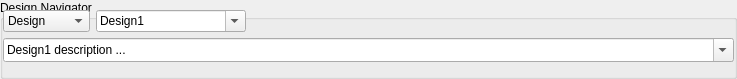
      <widget class="QGroupBox" name="dnGroup">
       <property name="minimumSize">
        <size>
         <width>0</width>
         <height>69</height>
        </size>
       </property>
       <property name="maximumSize">
        <size>
         <width>737</width>
         <height>16777215</height>
        </size>
       </property>
       <property name="autoFillBackground">
        <bool>true</bool>
       </property>
       <property name="title">
        <string>Design Navigator</string>
       </property>
       <widget class="QWidget" name="navLayoutWidget">
        <property name="geometry">
         <rect>
          <x>3</x>
          <y>10</y>
          <width>731</width>
          <height>60</height>
         </rect>
        </property>
        <layout class="QVBoxLayout" name="verticalLayout">
         <property name="sizeConstraint">
          <enum>QLayout::SetMaximumSize</enum>
         </property>
         <item>
          <layout class="QHBoxLayout" name="horizontalLayout">
           <item>
            <widget class="QComboBox" name="dnModeCombo">
             <property name="sizePolicy">
              <sizepolicy hsizetype="Fixed" vsizetype="Fixed">
               <horstretch>0</horstretch>
               <verstretch>0</verstretch>
              </sizepolicy>
             </property>
             <item>
              <property name="text">
               <string>Design</string>
              </property>
             </item>
             <item>
              <property name="text">
               <string>Analysis</string>
              </property>
             </item>
             <item>
              <property name="text">
               <string>Simulation</string>
              </property>
             </item>
            </widget>
           </item>
           <item>
            <widget class="QComboBox" name="dnNameCombo">
             <property name="sizePolicy">
              <sizepolicy hsizetype="Fixed" vsizetype="Fixed">
               <horstretch>0</horstretch>
               <verstretch>0</verstretch>
              </sizepolicy>
             </property>
             <property name="minimumSize">
              <size>
               <width>150</width>
               <height>0</height>
              </size>
             </property>
             <property name="toolTip">
              <string>Press enter to confirm</string>
             </property>
             <property name="layoutDirection">
              <enum>Qt::LeftToRight</enum>
             </property>
             <property name="autoFillBackground">
              <bool>true</bool>
             </property>
             <property name="editable">
              <bool>true</bool>
             </property>
             <property name="insertPolicy">
              <enum>QComboBox::InsertAtCurrent</enum>
             </property>
             <property name="sizeAdjustPolicy">
              <enum>QComboBox::AdjustToContentsOnFirstShow</enum>
             </property>
             <item>
              <property name="text">
               <string>Design1</string>
              </property>
             </item>
            </widget>
           </item>
           <item>
            <spacer name="horizontalSpacer_38">
             <property name="orientation">
              <enum>Qt::Horizontal</enum>
             </property>
             <property name="sizeHint" stdset="0">
              <size>
               <width>40</width>
               <height>20</height>
              </size>
             </property>
            </spacer>
           </item>
          </layout>
         </item>
         <item>
          <widget class="QComboBox" name="dnDescCombo">
           <property name="contextMenuPolicy">
            <enum>Qt::DefaultContextMenu</enum>
           </property>
           <property name="editable">
            <bool>true</bool>
           </property>
           <property name="insertPolicy">
            <enum>QComboBox::InsertAtCurrent</enum>
           </property>
           <property name="sizeAdjustPolicy">
            <enum>QComboBox::AdjustToMinimumContentsLengthWithIcon</enum>
           </property>
           <item>
            <property name="text">
             <string>Design1 description ...</string>
            </property>
           </item>
          </widget>
         </item>
        </layout>
       </widget>
      </widget>
